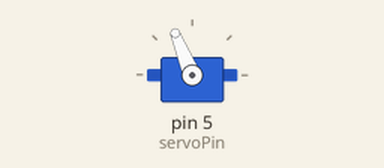
This sketch was run on a simulated Arduino Uno, built with avr-gcc and run on an emulated ATmega328P. On the bench: servo.

Above: at 1.05 s.
At 3.0 s:
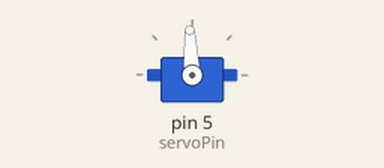
Timing chart, 0 to 7.9 s (numbered marks = the images above):
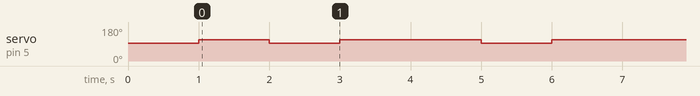

The sketch:

THR_TEST.ino
```cpp
#include <Servo.h>

byte servoPin = 5;
Servo servo;

void setup() {
  servo.attach(servoPin);

  servo.writeMicroseconds(1500); // send "stop" signal to ESC.
  delay(1000); // delay to allow the ESC to recognize the stopped signal
}

void loop() {
  int signal = 1700; // Set signal value, which should be between 1100 and 1900

  servo.writeMicroseconds(signal); // Send signal to ESC.
  delay(1000);
  servo.writeMicroseconds(1500); // Send signal to ESC.
  delay(1000);
  servo.writeMicroseconds(signal);
  delay(1000);
  servo.writeMicroseconds(1500); // Send signal to ESC.
}
```

Measured:
- by itself, servo on pin 5 (servoPin): repeats every 3.0 s: 93° 1.0 s, 112° 2.0 s
